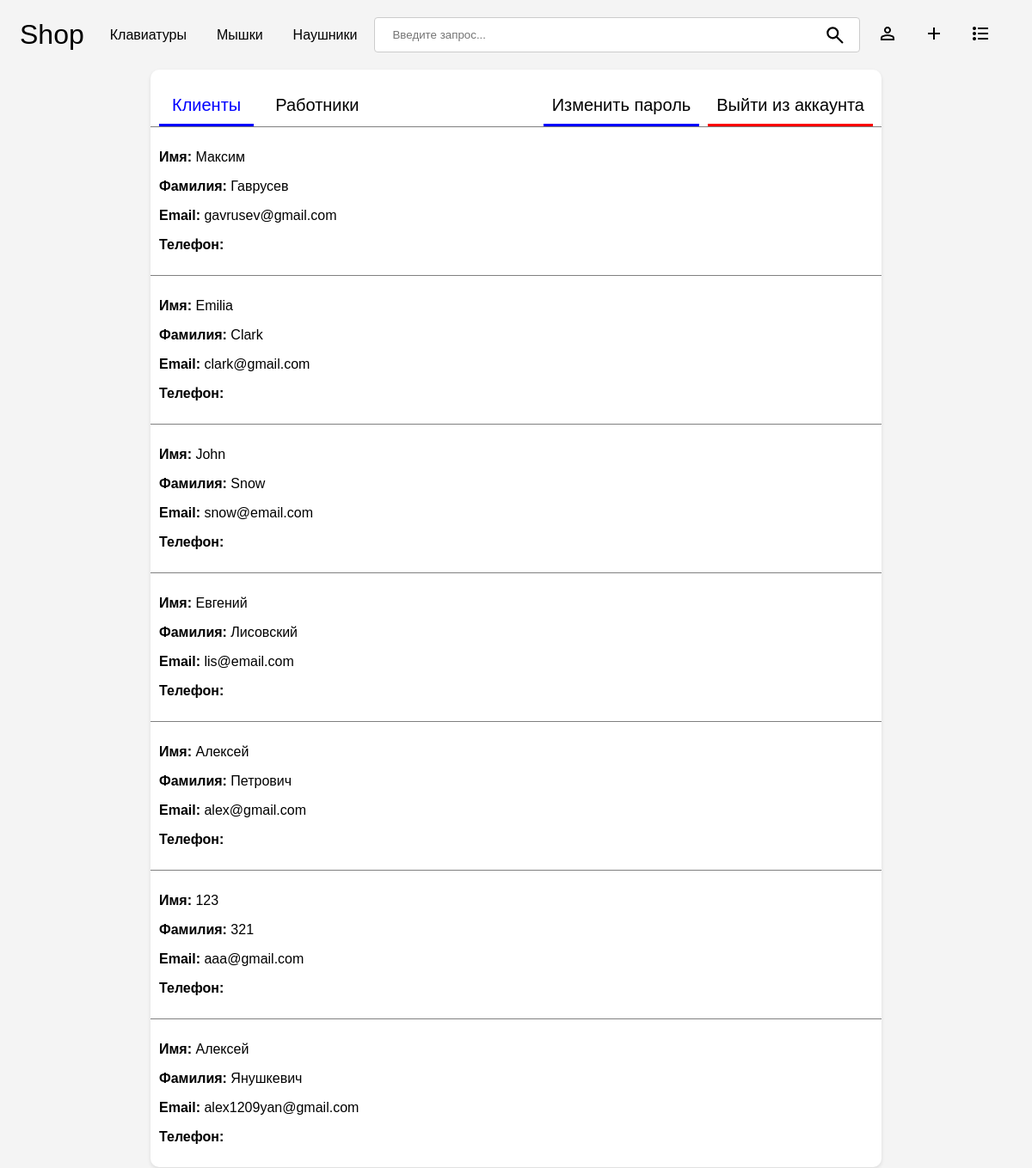
The app's page /person-panel/ (signed in) with its own data.
### base/models.py (models this page shows)
class User(AbstractUser):
    email = models.EmailField(null=True, unique=True)
    phone_number = models.CharField(
        max_length=20,
        validators=[phone_regex],
        null = True,
        blank=False
    )
    username = models.CharField(max_length=100, blank = True, null = True)
    USERNAME_FIELD = 'email'
    REQUIRED_FIELDS = []

### base/views.py (the view)
# urls.py: path('person-panel/',views.personPanel, name = 'person-panel'),
@login_required(login_url='/login')
@user_passes_test(only_for_staff, login_url='/login')
def personPanel(request):
    users = User.objects.all
    context = {'users':users}
    return render(request, 'person-panel.html', context)

### base/context_processors.py (called while the page is built)
def cart_item_count(request):
    cart_count = 0
    cart = None
    if request.user.is_authenticated:
        cart,_ = Cart.objects.get_or_create(user=request.user)
    elif request.session.session_key != None:
        cart,_ = Cart.objects.get_or_create(session_key=request.session.session_key)
    if cart:
        cart_products = CartItem.objects.filter(cart=cart)
        if cart_products.exists():
            cart_count = cart_products.aggregate(Sum('quantity'))['quantity__sum']
        else:
            cart_count = 0
    return {'cart_item_count': cart_count}

### base/views.py (called while the page is built)
def only_for_staff(user):
  return user.is_staff

### templates/person-panel.html (shortened to what this page needs)
<!DOCTYPE html>
{% load static %}
<html lang="en">
<head>
</head>
<body>
    {% load custom_filters %}
    {% include 'navbar.html' %}
    <div class="admin-panel-wrapper">
        <ul class="tabs">
            <li class="tab-link active" data-tab="customers">Клиенты</li>
            <li class="tab-link" data-tab="staff">Работники</li>
            <div class="links">
                <a class="link change-password-link" href="{% url 'change-password' %}">Изменить пароль</a>
                <a class="link exit-link" href="{% url 'logout' %}">Выйти из аккаунта</a>
            </div>
        </ul>
        <div id="customers" class="tab-content active">
            {% for user in users %}
                {% if not user.is_staff %}
                    <div class="person">
                        <div>
                            <p><strong>Имя:</strong> {{ user.first_name }}</p>
                            <p><strong>Фамилия:</strong> {{ user.last_name }}</p>
                            <p><strong>Email:</strong> {{ user.email }}</p>
                            <p><strong>Телефон:</strong> {% if user.phone_number %} {{ user.phone_number }} {% endif %}</p>
                        </div>
                    </div>
                {% endif %}
            {% endfor %}
        </div>
    </div>
</body>
</html>

### templates/person-panel.html (style rules this page uses)
body { font-family: Arial, Helvetica, sans-serif; background-color: #f4f4f4; overflow-y: scroll; }
.admin-panel-wrapper { margin: auto; max-width: 850px; background-color: white; border-radius: 10px; box-shadow: 0 2px 4px rgba(0, 0, 0, 0.1); }
.tabs { display: flex; flex-direction: row; padding: 20px 0px 0px 10px; margin: 0; font-size: 20px; list-style-type: none; border-bottom: 1px solid gray; }
.tab-link { padding: 10px 15px; margin-right: 10px; display: inline-block; cursor: pointer; }
.tab-link.active { color: blue; border-bottom: 3px solid blue; }
.person { padding: 10px; border-bottom: 1px solid gray; }
.person:last-child { border: none; }
.tab-content { display: none; }
.tab-content.active { display: block; }
.links { display: flex; margin-left:auto; margin-right:0; }
.link { margin-right: 10px; float: right; padding: 10px; cursor: pointer; color: black; text-decoration: none; }
.exit-link { border-bottom: 3px solid red; }
.change-password-link { border-bottom: 3px solid blue; }

### records on screen
User: first_name "Максим", last_name "Гаврусев", email "gavrusev@gmail.com"
User: first_name "Emilia", last_name "Clark", email "clark@gmail.com"
User: first_name "John", last_name "Snow", email "snow@email.com"
User: first_name "Евгений", last_name "Лисовский", email "lis@email.com"
User: first_name "Алексей", last_name "Петрович", email "alex@gmail.com"
User: first_name "123", last_name "321", email "aaa@gmail.com"
User: first_name "Алексей", last_name "Янушкевич", email "alex1209yan@gmail.com"
